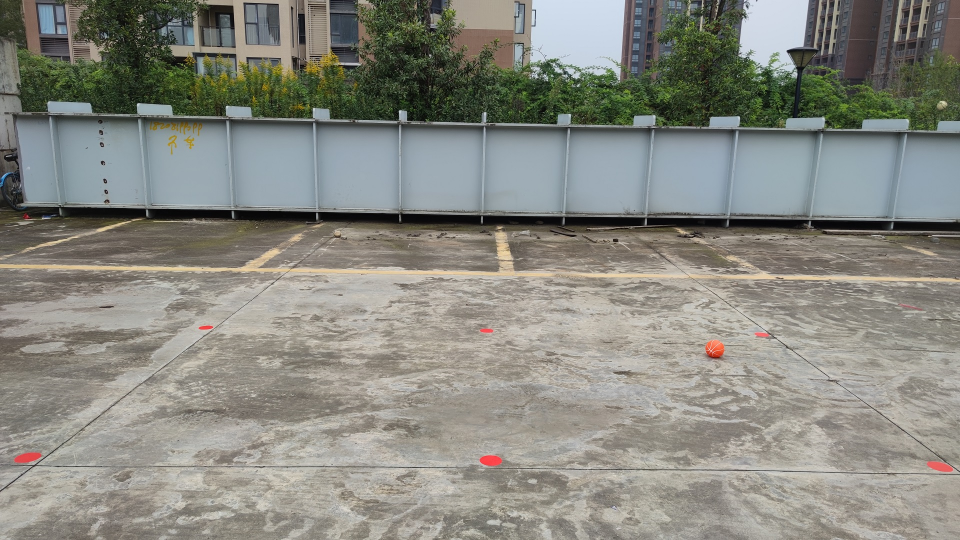
#> input picture Monocular ranging/data/image/347.jpg, 1920 x 1080 px, found by its file name (shown at 1/2 size)
$ python keyPoint.py
#> lines starting #> are read from the running program, lines starting #| are printed output that depends on the picture; after the words box and inside, x2 and y2 are one past the last pixel; in counts of white or black regions, pixels touching at a corner belong together; long printed decimals are rounded
#> further down, img is the input picture: shape (1080, 1920, 3); mean B, G, R 128.4, 136.3, 136
from cv2 import cv2
import numpy
from imutils import contours
import numpy as np
from scipy.spatial import distance as dist
from utils import myutils
import  time


def get_red(img):
	redImg = img[:, :, 2]
	return redImg


def get_green(img):
	greenImg = img[:, :, 1]
	return greenImg


# [4 lines left out: function get_blue, not called in this run]

def zuobiaopaixu(a):
	b = []
	l = len(a)
	for i in range(l):
		j = i
		for j in range(l):
			if (a[i][0] < a[j][0]):
				a[i], a[j] = a[j], a[i]
			# if (a[i][1] < a[j][1]):
			# 	a[i], a[j] = a[j], a[i]

	for k in range(len(a)):
		b.append(a[k])
	return b
class KeyPoint:
	def imgPretreat(img):

		# img = cv2.imread("E:\Desktop/test/1/redBall/1.jpg")
		b, g, r = cv2.split(img)
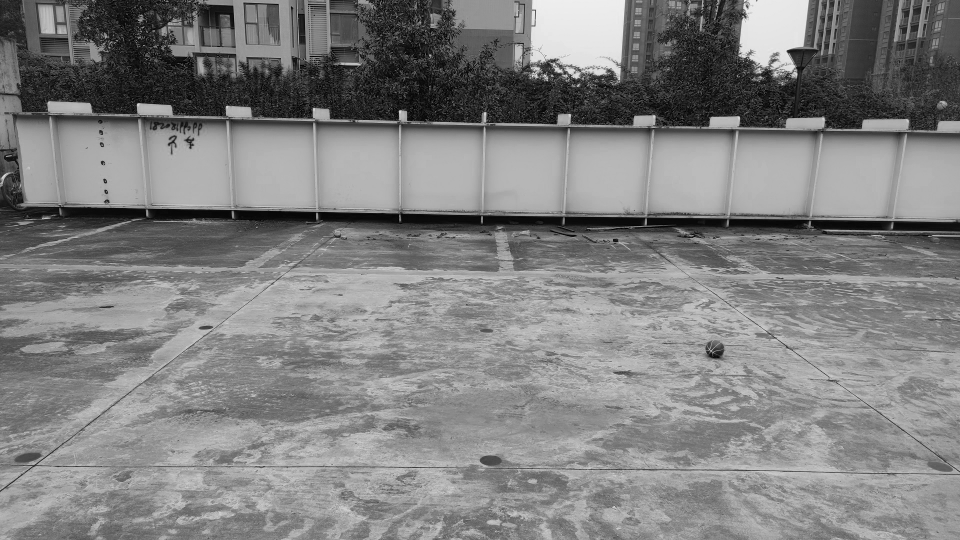
#> b: shape (1080, 1920) (shown at 1/2 size); min 0, max 247, mean 128.4
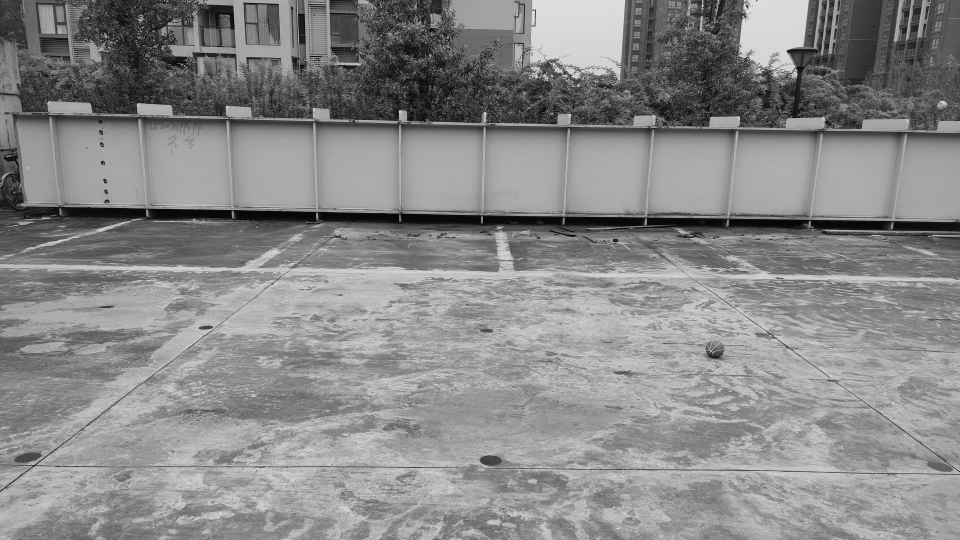
#> g: shape (1080, 1920) (shown at 1/2 size); min 0, max 247, mean 136.3
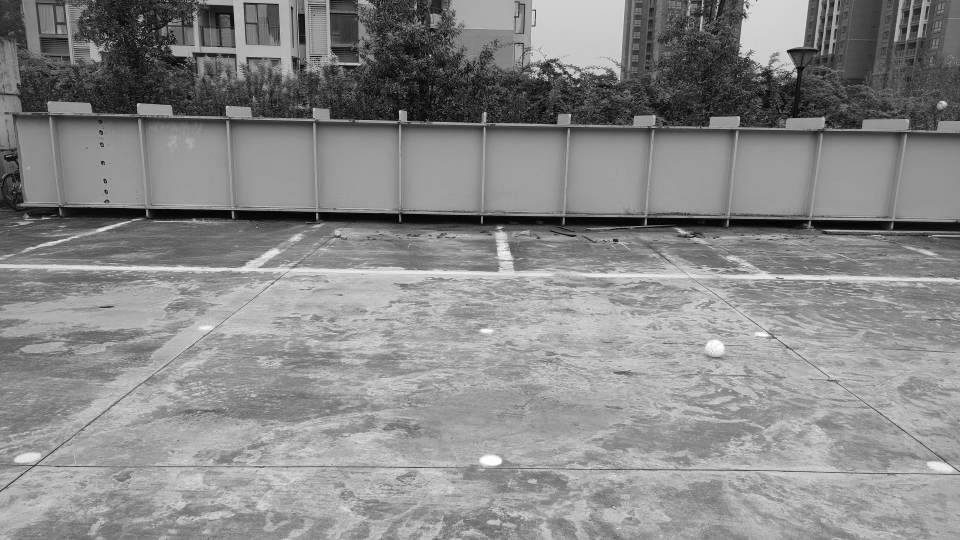
#> r: shape (1080, 1920) (shown at 1/2 size); min 0, max 255, mean 136
		# cv2.imshow("Red 1", r)
		# 二值化
		ret, bin = cv2.threshold(r, 217, 250, cv2.THRESH_BINARY)
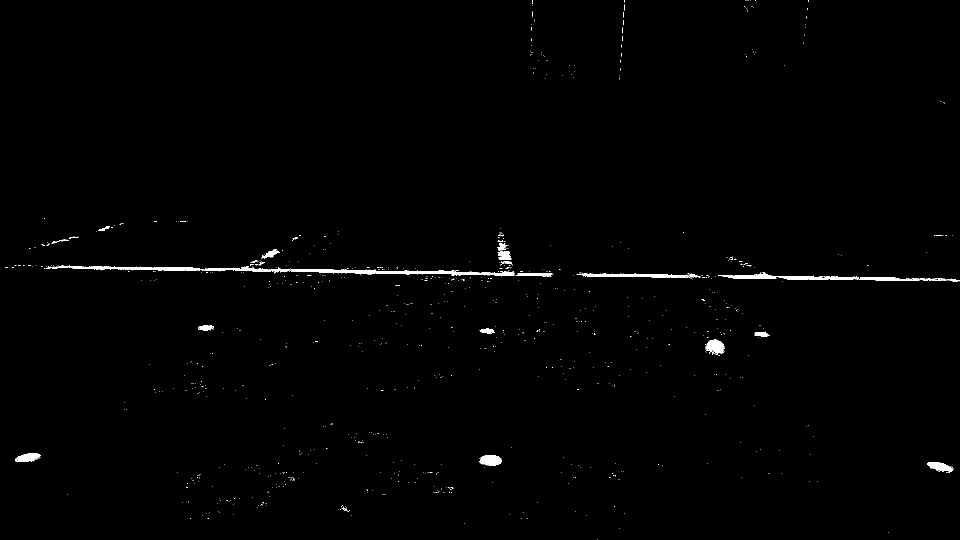
#> bin: shape (1080, 1920) (shown at 1/2 size); values 0 (black) and 250 (white), 0.71% white; 917 white regions (892 under 20 px), largest, box (x1, y1, x2, y2) and area: (92, 531, 1030, 551) 4787, (1153, 546, 1401, 556) 1306, (1556, 552, 1718, 560) 862
		# cv2.namedWindow('bin', 0)
		# cv2.resizeWindow('bin', 640, 480)
		# cv2.imshow("bin", bin)
		# 中值滤波
		blur = cv2.medianBlur(bin, 3)
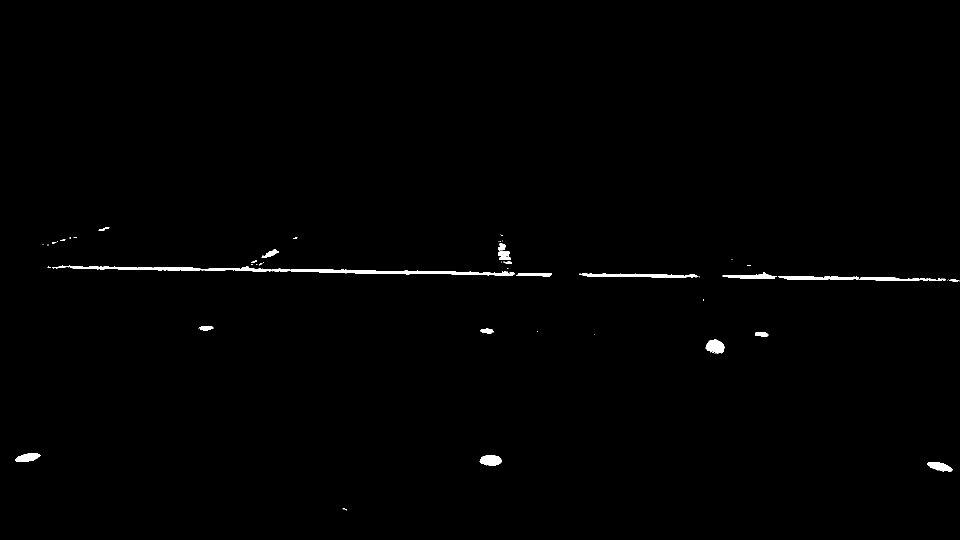
#> blur: shape (1080, 1920) (shown at 1/2 size); values 0 (black) and 250 (white), 0.64% white; 55 white regions (34 under 20 px), largest, box (x1, y1, x2, y2) and area: (104, 531, 1029, 551) 4855, (1158, 547, 1396, 556) 1299, (1557, 552, 1718, 560) 884
		# cv2.namedWindow('blur', 0)
		# cv2.resizeWindow('blur', 640, 480)
		# cv2.imshow("blur", blur)
		# 形态学开运算
		kernel = cv2.getStructuringElement(cv2.MORPH_ELLIPSE, (5, 5))
		open = cv2.morphologyEx(blur, cv2.MORPH_OPEN, kernel)
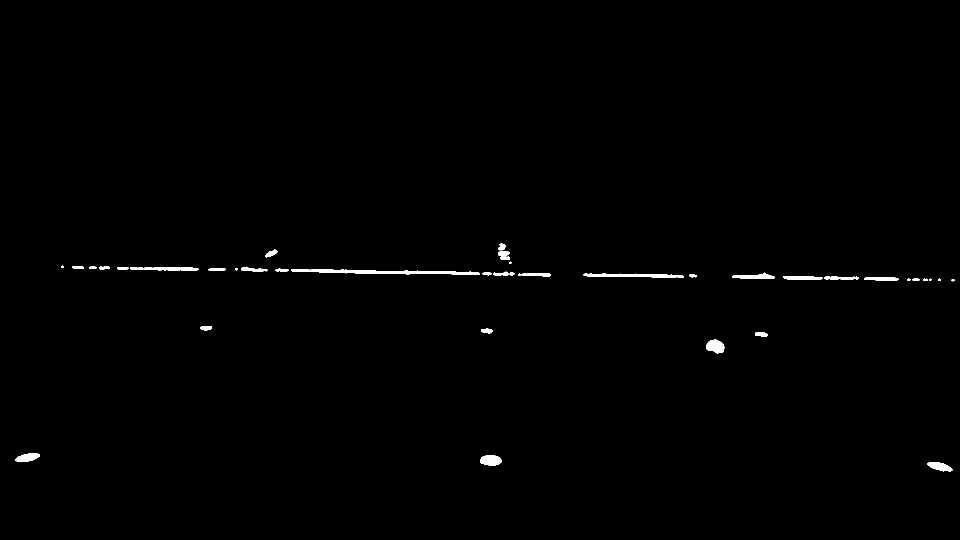
#> open: shape (1080, 1920) (shown at 1/2 size); values 0 (black) and 250 (white), 0.56% white; 39 white regions (2 under 20 px)
		cv2.namedWindow('open', 0)
		cv2.resizeWindow('open', 640, 480)
		cv2.imshow("open", open)
		cv2.waitKey(0)
		cv2.destroyAllWindows()

		return open
	#找到所有靶标中点
	def centroidCoordinates(img,open,target=True):


#> called with target = True
		countours, _ = cv2.findContours(open.copy(), cv2.RETR_TREE, cv2.CHAIN_APPROX_NONE)
#> countours = 39 contours, 8 with area under 20; largest, box (x1, y1, x2, y2) and area: (582, 538, 960, 550) 1825, (1167, 547, 1368, 556) 951, (1412, 679, 1449, 707) 694, (960, 911, 1004, 931) 664, (260, 534, 397, 541) 606
		# t1 = time.time()
		# countours = myutils.sort_contours(countours, method="left-to-right")[0]
		# digits = {}
		img1 = img.copy()
		# img2 = img1.copy()
		locs = []


		# t2 = time.time()
		if target:
			for (i, c) in enumerate(countours):
				# 计算矩形
				(x, y, w, h) = cv2.boundingRect(c)
				M = cv2.moments(c)
				cx = M['m10'] / M['m00']
				cy = M['m01'] / M['m00']
				area = cv2.contourArea(c)
				# cv2.rectangle(img1, (x, y), (x + w, y + h), (0, 0, 255), 1)

				ar = w / float(h)
				# cv2.putText(img1, 'w:{} h:{} a:{}'.format(int(w), int(h), int(area)),
				# 			(x - 10, y - 5),
				# 			cv2.FONT_HERSHEY_PLAIN, 1, (0, 0, 255), 1)
				# 选择合适的区域，根据实际任务来，这里的基本都是四个数字一组
				if ar > 1.6 and ar < 3.5 and cy>600:

					if (w > 22 and w < 55) and (h > 8 and h < 25):
						# 符合的留下来
						# locs.append((x, y, w, h))
						# tx = x + w/2
						# ty = y + h/2

						cv2.rectangle(img1, (x, y), (x + w, y + h), (0, 0, 255), 1)
						cv2.putText(img1, 'cx:{} cy:{}'.format(int(cx), int(cy)),
									(x - 10, y - 5),
									cv2.FONT_HERSHEY_PLAIN, 1, (0, 0, 255), 1)
						cv2.putText(img1, 'w:{} h:{} a:{}'.format(int(w), int(h), int(area)),
									(x - 10, y - 35),
									cv2.FONT_HERSHEY_PLAIN, 1, (0, 0, 255), 1)
						# cv2.putText(img2, 'tx:{} ty:{}'.format(int(tx), int(ty)), (x + 5, y - 5),
						# 			cv2.FONT_HERSHEY_PLAIN, 1, (0, 0, 255), 1)
						cv2.circle(img1, (int(cx), int(cy)), 1, (0, 0, 255), 2)
						# cv2.circle(img2,(int(tx),int(ty)),1,(0,0,255),2)
						locs.append((cx, cy))
#> this loop made 39 passes
#> (x, y, w, h, cx, cy, area, ar) on passes 1, 2, 3, 4, 5, 6, 7, 11, 12, 14, 15, 16: (1855, 924, 50, 20, 1879.3, 932.9, 536, 2.5), (960, 911, 44, 20, 981.3, 920.4, 664.5, 2.2), (31, 907, 49, 17, 54.94, 914.7, 516, 2.88), (1412, 679, 37, 28, 1430.5, 692.4, 694, 1.32), (1510, 664, 26, 9, 1522.3, 668.1, 156.5, 2.89), (962, 657, 23, 10, 973.5, 661.2, 141.5, 2.3), (400, 652, 24, 9, 411.7, 655.6, 144.5, 2.67), (1846, 557, 10, 5, 1850.4, 559, 24, 2), (1825, 557, 14, 5, 1831.5, 559, 46, 2.8), (1728, 555, 69, 6, 1763.1, 557.4, 306, 11.5), (1649, 553, 69, 6, 1681.4, 555.7, 276.5, 11.5), (1566, 552, 79, 8, 1603.4, 555.3, 396, 9.88)
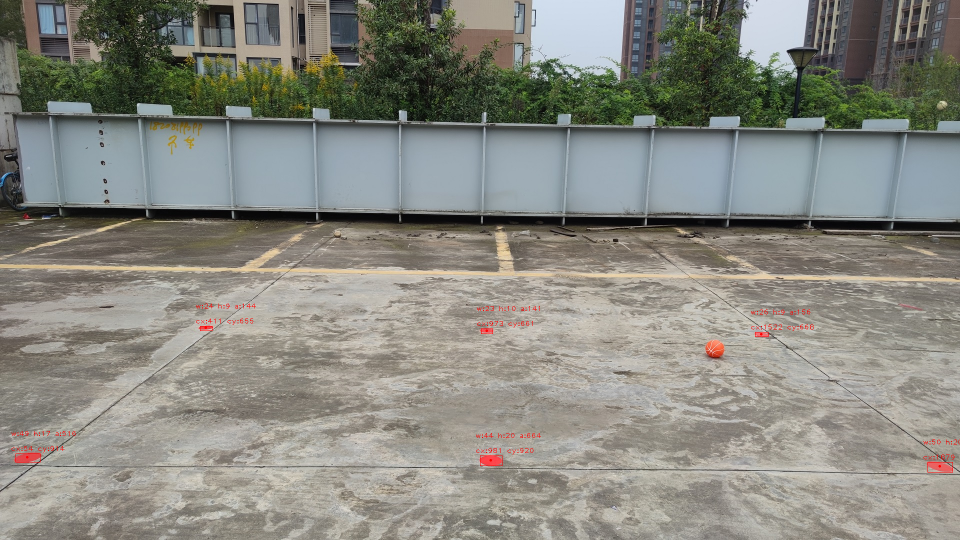
#> img1: shape (1080, 1920, 3) (shown at 1/2 size); 0.15% of pixels changed, all inside (x1, y1, x2, y2) = (23, 607, 1920, 945)
#> after the loop, locs = [(1879.3, 932.9), (981.3, 920.4), (54.94, 914.7), (1522.3, 668.1), (973.5, 661.2), (411.7, 655.6)]
				# cv2.drawContours(img1, c, 3, (0, 0, 255), 3)
			t3 = time.time()
			locs = zuobiaopaixu(locs)
#> in zuobiaopaixu, `l = len(a)`: l = 6
#> after the loop in zuobiaopaixu, `for i in range(l):`: a = [(54.94, 914.7), (411.7, 655.6), (973.5, 661.2), (981.3, 920.4), (1522.3, 668.1), (1879.3, 932.9)]
#> the loop in zuobiaopaixu, `for k in range(len(a)):` made 6 passes
#> after the loop in zuobiaopaixu, `for k in range(len(a)):`: b has the same summary as a
#> locs has the same summary as a in zuobiaopaixu
			# print("locs:"%locs)
			cv2.imwrite("E:\Desktop/test/1/keypoint.jpg",img1)
		else:
			for (i, c) in enumerate(countours):
				# 计算矩形
				(x, y, w, h) = cv2.boundingRect(c)
				M = cv2.moments(c)
				cx = M['m10'] / M['m00']
				cy = M['m01'] / M['m00']
				area = cv2.contourArea(c)
				# cv2.rectangle(img1, (x, y), (x + w, y + h), (0, 0, 255), 1)
				ar = w / float(h)
				# cv2.putText(img1, 'w:{} h:{} a:{}'.format(int(w), int(h), int(area)),
				# 			(x - 10, y - 5),
				# 			cv2.FONT_HERSHEY_PLAIN, 1, (0, 0, 255), 1)
				# 选择合适的区域，根据实际任务来，这里的基本都是四个数字一组
				if ar > 1 and ar < 2 and cy > 600:

					if (w > 25 and w < 50) and (h > 22 and h < 40):
						# 符合的留下来
						# locs.append((x, y, w, h))
						# tx = x + w/2
						# ty = y + h/2

						cv2.rectangle(img1, (x, y), (x + w, y + h), (0, 0, 255), 1)
						cv2.putText(img1, 'cx:{} cy:{}'.format(int(cx), int(cy)),
									(x - 10, y - 5),
									cv2.FONT_HERSHEY_PLAIN, 1, (0, 0, 255), 1)
						# cv2.putText(img1, 'w:{} h:{} a:{}'.format(int(w), int(h), int(area)),
						# 			(x - 10, y - 35),
						# 			cv2.FONT_HERSHEY_PLAIN, 1, (0, 0, 255), 1)
						# cv2.putText(img2, 'tx:{} ty:{}'.format(int(tx), int(ty)), (x + 5, y - 5),
						# 			cv2.FONT_HERSHEY_PLAIN, 1, (0, 0, 255), 1)
						cv2.circle(img1, (int(x+w/2), int(y+h)), 1, (0, 0, 255), 2)
						# cv2.circle(img2,(int(tx),int(ty)),1,(0,0,255),2)
						locs.append((x+w/2, y+h))
			cv2.imwrite("E:\Desktop/test/1/keypoint1.jpg", img1)
			# [6 lines of commented-out code are left out]
		cv2.destroyAllWindows()
		return locs

	# 针对落点坐标 找离最近的四个靶点坐标
	# [67 lines left out: function fourPoint, not called in this run]


#
if __name__ == '__main__':
	keypoint = KeyPoint
	img = cv2.imread("E:\Desktop/test/1/redBall/347.jpg")
	open = keypoint.imgPretreat(img)
	locs = keypoint.centroidCoordinates(img,open,True)
#> locs has the same summary as a in zuobiaopaixu
	print(locs)
#| [(54.936, 914.668), (411.722, 655.591), (973.497, 661.245), (981.259, 920.449), (1522.349, 668.082), (1879.312, 932.865)]
